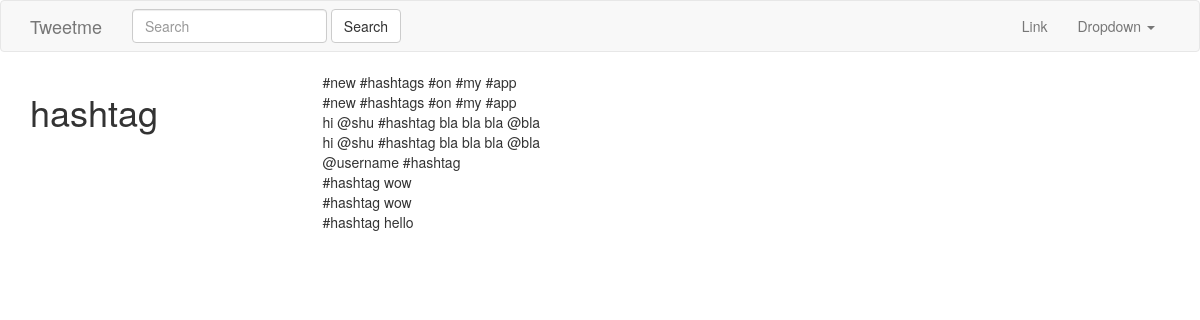
The page /tags/hashtag/ on the database its author committed.
### hashtags/models.py (models this page shows, shortened)
class HashTag(models.Model):
    tag = models.CharField(max_length=120)
    timestamp = models.DateTimeField(auto_now_add=True)
    def get_tweets(self):
        return Tweet.objects.filter(content__icontains="#" + self.tag)

### tweets/models.py (models this page shows, shortened)
class Tweet(models.Model):
    parent      = models.ForeignKey("self", blank=True, null=True)
    user        = models.ForeignKey(settings.AUTH_USER_MODEL)
    content     = models.CharField(max_length=140, validators=[validate_content])
    liked       = models.ManyToManyField(settings.AUTH_USER_MODEL, blank=True, related_name='liked')
    reply       = models.BooleanField(verbose_name='Is a reply?', default=False)
    updated     = models.DateTimeField(auto_now=True)
    timestamp   = models.DateTimeField(auto_now_add=True)
    objects = TweetManager()
    class Meta:
        ordering = ['-timestamp']

### hashtags/views.py (the view)
# urls.py: url(r'^tags/(?P<hashtag>.*)/$', HashTagView.as_view(), name='hashtag'),
class HashTagView(View):
    def get(self, request, hashtag, *args, **kwargs):
        obj, created = HashTag.objects.get_or_create(tag=hashtag)
        return render(request, 'hashtags/tag_view.html', {"obj": obj})

### hashtags/templates/hashtags/tag_view.html
{% extends "base.html" %}
{% block content %}
    <div class="row">
        <div class="col-sm-3 col-xs-12">
        <h1>{{ obj.tag }}</h1>
        </div>
        <div class="col-sm-9">
        {% for tweet in obj.get_tweets %}
        {{tweet.content}}<br/>
        {% endfor %}
</div>
</div>
{% endblock content %}

### rows shown on the page
HashTag: tag "hashtag"
Tweet: content "#new #hashtags #on #my #app"
Tweet: content "#new #hashtags #on #my #app"
Tweet: content "hi @shu #hashtag bla bla bla @bla"
Tweet: content "hi @shu #hashtag bla bla bla @bla"
Tweet: content "@username #hashtag"
Tweet: content "#hashtag wow"
Tweet: content "#hashtag wow"
Tweet: content "#hashtag hello"
